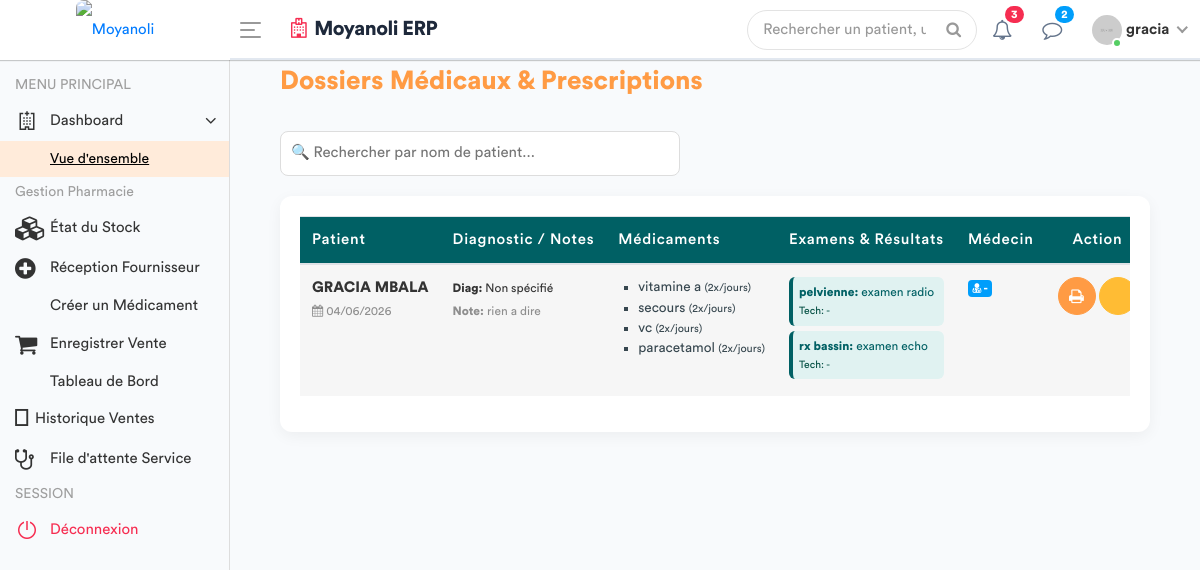
Page /ordonnances/liste/ (signed in) on the earlier database version.
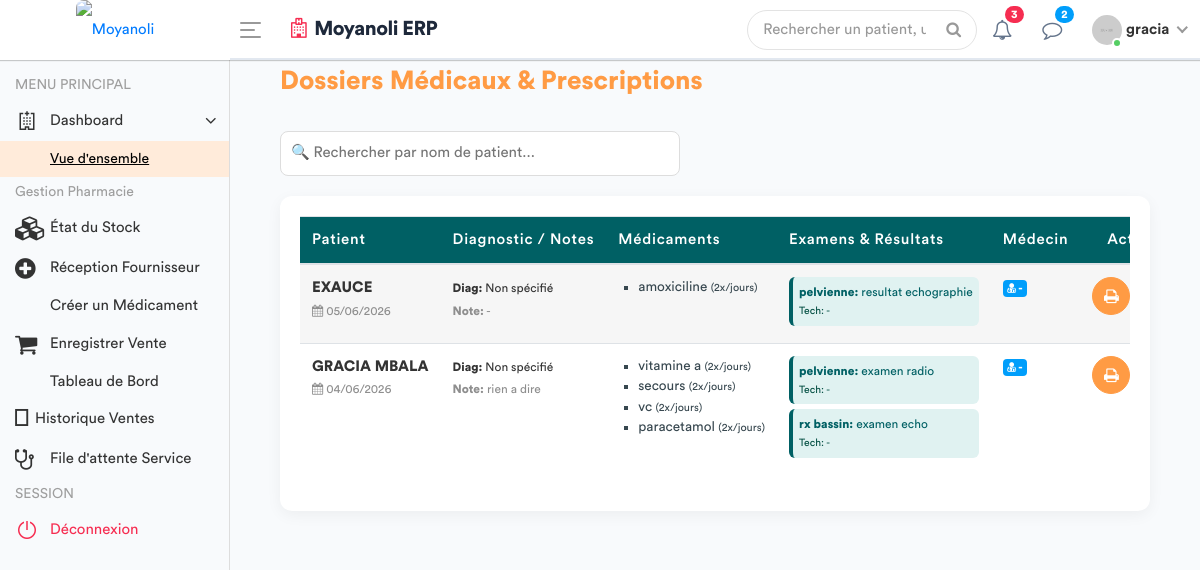
Same page on the later database version.
### apps/models.py (models this page shows, shortened)
class Ordonnance(models.Model):
    TYPE_CHOICES = [('URGENCE', 'Ordonnance d’Urgence'), ('DEFINITIVE', 'Ordonnance Définitive')]
    consultation = models.ForeignKey('Consultation', on_delete=models.CASCADE)
    date_prescrite = models.DateTimeField(default=timezone.now)
    type_ordonnance = models.CharField(max_length=20, choices=TYPE_CHOICES, default='URGENCE')
    diagnostic = models.CharField(max_length=255, blank=True)
    observation = models.TextField(blank=True)

class Consultation(models.Model):
    triage = models.OneToOneField(SigneVital, db_index=True, on_delete=models.CASCADE)
    medecin = models.ForeignKey(settings.AUTH_USER_MODEL, on_delete=models.SET_NULL, null=True)
    motif_consultation = models.TextField(verbose_name="Motif")
    histoire_maladie = models.TextField(verbose_name="Histoire de la maladie")
    examen_physique = models.TextField(verbose_name="Examen physique")
    complement_d_anamnese = models.CharField(max_length=200, null=True)
    hypothese_diagnostique = models.TextField(verbose_name="Hypothèse diagnostique")
    date_creation = models.DateTimeField(default=timezone.now)
    consultation_payee = models.BooleanField(default=False, verbose_name="Consultation payée")

class SigneVital(models.Model):
    patient = models.ForeignKey(Patient, on_delete=models.CASCADE)
    temperature = models.DecimalField(max_digits=4, decimal_places=1)
    poids = models.DecimalField(max_digits=5, decimal_places=2)
    tension_arterielle = models.CharField(max_length=10)
    frequence_cardiaque = models.IntegerField()
    frequence_respiratoire = models.IntegerField(null=True, blank=True)
    saturation_oxygene = models.IntegerField(null=True, blank=True)
    date_prelevement = models.DateTimeField(default=timezone.now)
    infirmier = models.ForeignKey(User, on_delete=models.SET_NULL, null=True)
    est_consulte = models.BooleanField(default=False)

class Patient(models.Model):
    TYPE_CHOICES = [
        ('SIMPLE', 'Patient Simple'),
        ('FIDELE', 'Patient Fidèle'),
        ('CONVENTIONNE', 'Patient Conventionné'),
    ]
    code_patient = models.CharField(max_length=20, unique=True, editable=False)
    noms = models.CharField(max_length=100)
    service = models.ForeignKey('Service', on_delete=models.PROTECT, related_name='patients', null=True)
    sexe = models.CharField(max_length=1, choices=[('M', 'Masculin'), ('F', 'Féminin')])
    age = models.CharField(max_length=30)
    adresse = models.TextField()
    telephone = models.CharField(max_length=20)
    type_patient = models.CharField(max_length=15, choices=TYPE_CHOICES, default='SIMPLE')
    a_carte_fidelite = models.BooleanField(default=False, verbose_name="Possède carte de fidélité")
    entreprise = models.ForeignKey('Entreprise', on_delete=models.SET_NULL, null=True, blank=True, verbose_name="Entreprise (si conventionné)")
    fiche_payee = models.BooleanField(default=False)
    created_by = models.ForeignKey(User, on_delete=models.SET_NULL, null=True, related_name='patients_crees')
    date_creation = models.DateTimeField(auto_now_add=True)
    date_modification = models.DateTimeField(auto_now=True)

class Medicament(models.Model):
    ordonnance = models.ForeignKey('Ordonnance', on_delete=models.CASCADE, related_name='medicaments')
    nom = models.CharField(max_length=255)
    posologie = models.CharField(max_length=255)
    duree = models.CharField(max_length=100)
    STATUT_CHOICES = [('EN_COURS', 'En cours'), ('STOPPE', 'Stoppé')]
    statut = models.CharField(max_length=20, choices=STATUT_CHOICES, default='EN_COURS')

class DemandeExamen(models.Model):
    STATUT = [
        ('EN_ATTENTE', 'En attente'),
        ('TERMINE', 'Terminé'),
        ('ANNULE', 'Annulé'),
    ]
    consultation = models.ForeignKey(Consultation, related_name='examens', on_delete=models.CASCADE)
    prestation = models.ForeignKey(Prestation, on_delete=models.PROTECT)
    indication = models.TextField(blank=True, help_text="Note du médecin pour le technicien")
    resultat = models.TextField(blank=True, null=True)
    image_resultat = models.ImageField(upload_to='resultats_examens/', blank=True, null=True)
    technicien = models.ForeignKey(
        settings.AUTH_USER_MODEL,
        related_name='examens_realises',
        on_delete=models.SET_NULL,
        null=True,
        blank=True
    )
    statut = models.CharField(max_length=20, choices=STATUT, default='EN_ATTENTE')
    date_demande = models.DateTimeField(default=timezone.now)
    date_realisation = models.DateTimeField(null=True, blank=True)
    quantite = models.PositiveIntegerField(default=1)

class Prestation(models.Model):
    CATEGORIES = [
        ('ADM', 'Administratif'),
        ('CONS', 'Consultation'),
        ('LABO', 'Laboratoire'),
        ('SOIN', 'Soins'),
        ('ECHO', 'Échographie'),
        ('RADIO', 'Radiologie'),
        ('MED', 'Acte Médical'),
        ('CHIR', 'Acte Chirurgical'),
        ('CONS_MAT', 'Consultation Maternité'), # Nouvelle catégorie
        ('MAT', 'Forfait Maternité / Accouchement'), # Catégorie existante
    ]
    libelle = models.CharField(max_length=200, verbose_name="Libellé")
    categorie = models.CharField(max_length=10, choices=CATEGORIES, verbose_name="Catégorie")
    prix = models.DecimalField(max_digits=10, decimal_places=2, default=Decimal('0.00'), verbose_name="Prix (USD)")
    valeur_normale = models.CharField(
        max_length=150, blank=True, null=True,
        verbose_name="Valeur Normale / Référence (Labo uniquement)",
        help_text="Ex: 70-110 mg/dl, Négatif, etc."
    )
    class Meta:
        verbose_name = "Prestation"
        verbose_name_plural = "Prestations"

### apps/views.py (the view)
# urls.py: path('ordonnances/liste/', views.liste_ordonnances_prescrites_view, name='liste_ordonnances'),
@login_required
def liste_ordonnances_prescrites_view(request):
    ordonnances = Ordonnance.objects.filter(type_ordonnance='DEFINITIVE').select_related(
        'consultation__triage__patient',
        'consultation__medecin'
    ).prefetch_related(
        'medicaments', # <--- CORRIGÉ ICI
        'consultation__examens__prestation',
        'consultation__examens__technicien'
    ).order_by('-id')
    role = Fonction.objects.filter(userKey=request.user).first()
    fonctionKey = role.fonctionKey.roleName if role and role.fonctionKey else None
    context = {
        'ordonnances': ordonnances,
        'fonctionKey': fonctionKey
    }
    return render(request, 'back-end/medecin/liste_ordonnances.html', context)

### apps/templates/back-end/medecin/liste_ordonnances.html (shortened to what this page needs)
<!DOCTYPE html>
{% load static %}
<html lang="fr">
<head>
    {% include 'back-end/includes/css.html' %}
</head>
<body>
    <div class="main-wrapper">
        {% include 'back-end/includes/header.html' %}
        {% include 'back-end/includes/sidebar.html' %}
        <div class="page-wrapper">
            <div class="content container-fluid">
                <div class="d-flex justify-content-between align-items-center mb-4 mt-3">
                    <h3 class="page-title text-primary font-weight-bold">Dossiers Médicaux & Prescriptions</h3>
                </div>
                <div class="search-container">
                    <input type="text" id="searchInput" class="search-box" onkeyup="filterTable()" placeholder="🔍 Rechercher par nom de patient...">
                </div>
                <div class="card">
                    <div class="card-body">
                        <div class="table-responsive">
                            <table class="table table-hover table-striped" id="ordonnanceTable">
                                <thead>
                                    <tr>
                                        <th>Patient</th>
                                        <th>Diagnostic / Notes</th>
                                        <th>Médicaments</th>
                                        <th>Examens & Résultats</th>
                                        <th>Médecin</th>
                                        <th class="text-center">Action</th>
                                    </tr>
                                </thead>
                                <tbody>
                                    {% for ord in ordonnances %}
                                    <tr>
                                        <td>
                                            <strong>{{ ord.consultation.triage.patient.noms }}</strong><br>
                                            <small class="text-muted"><i class="fa fa-calendar"></i> {{ ord.consultation.date_creation|date:"d/m/Y" }}</small>
                                        </td>
                                        <td>
                                            <small><strong>Diag:</strong> {{ ord.consultation.diagnostic_final|default:"Non spécifié" }}</small><br>
                                            <small class="text-muted"><strong>Note:</strong> {{ ord.observation|truncatechars:50|default:"-" }}</small>
                                        </td>
                                        <td>
                                            <ul class="med-list">
                                                {% for med in ord.medicaments.all %}
                                                    <li>{{ med.nom }} <small>({{ med.posologie }})</small></li>
                                                {% empty %}
                                                    <small class="text-muted">Aucun</small>
                                                {% endfor %}
                                            </ul>
                                        </td>
                                        <td>
                                            {% for ex in ord.consultation.examens.all %}
                                                <div class="badge-exam">
                                                    <strong>{{ ex.prestation.libelle }}:</strong> {{ ex.resultat|default:"En cours..." }}<br>
                                                    <span style="font-size: 0.65rem; color: #004d40;">Tech: {{ ex.technicien.noms|default:"-" }}</span>
                                                </div>
                                            {% empty %}
                                                <small class="text-muted">Aucun examen</small>
                                            {% endfor %}
                                        </td>
                                        <td>
                                            <span class="badge badge-info text-white">
                                                <i class="fa fa-user-md"></i> {{ ord.consultation.medecin.noms|default:"-" }}
                                            </span>
                                        </td>
                                        <td class="text-center">
                                            <a href="{% url 'imprimer_ordonnance' ord.id %}" target="_blank" class="btn btn-primary btn-action" title="Imprimer">
                                                <i class="fa fa-print"></i>
                                            </a>
                                            <a href="{% url 'modifier_ordonnance' ord.id %}" class="btn btn-warning btn-action text-white" title="Modifier">
                                            </a>
                                        </td>
                                    </tr>
                                    {% empty %}
                                    <tr>
                                        <td colspan="6" class="text-center py-4">Aucune ordonnance disponible.</td>
                                    </tr>
                                    {% endfor %}
                                </tbody>
                            </table>
                        </div>
                    </div>
                </div>
            </div>
        </div>
    </div>
</body>
</html>

### apps/templates/back-end/includes/header.html (shortened to what this page needs)
{% load static %}
<div class="header" style="background: #ffffff; border-bottom: 2px solid #e2e8f0;">
    <div class="header-left" style="background: #ffffff;">
        <a href="{% url 'home' %}" class="logo">
            <img src="{% static 'front-end/assets/dr/logo.jpeg' %}" width="45" height="45" alt="Moyanoli" style="border-radius: 8px;">
        </a>
    </div>
    <a id="toggle_btn" href="javascript:void(0);" style="color: #007bff;">
        <span class="bar-icon">
            <span></span>
            <span></span>
            <span></span>
        </span>
    </a>
    <div class="page-title-box">
        <h3 style="color: #1e293b; font-weight: 700; letter-spacing: -0.5px;">
            <i class="fa fa-hospital-o text-danger mr-2"></i>Moyanoli ERP
        </h3>
    </div>
    <ul class="nav user-menu">
        <li class="nav-item">
            <div class="top-nav-search">
                <form action="#">
                    <input class="form-control" type="text" placeholder="Rechercher un patient, un dossier...">
                    <button class="btn" type="submit"><i class="fa fa-search"></i></button>
                </form>
            </div>
        </li>
        <li class="nav-item dropdown">
            <a href="#" class="dropdown-toggle nav-link" data-toggle="dropdown">
                <i class="fa fa-bell-o" style="color: #64748b;"></i> <span class="badge badge-pill bg-danger">3</span>
            </a>
        </li>
        <li class="nav-item dropdown">
            <a href="#" class="dropdown-toggle nav-link" data-toggle="dropdown">
                <i class="fa fa-comment-o" style="color: #64748b;"></i> <span class="badge badge-pill bg-info">2</span>
            </a>
        </li>
        <li class="nav-item dropdown has-arrow main-drop">
            <a href="#" class="dropdown-toggle nav-link" data-toggle="dropdown">
                <span class="user-img">
                    <img src="{% static 'back-end/assets/img/profiles/avatar-21.jpg' %}" alt="">
                    <span class="status online"></span>
                </span>
                <span style="font-weight: 600;">{{ user.username }}</span>
            </a>
        </li>
    </ul>
</div>

Differences in the rows shown:
added Ordonnance: consultation.triage.patient.noms "EXAUCE", consultation.date_creation "05/06/2026", consultation.diagnostic_final "Non spécifié", observation "-", consultation.medecin.noms "-"
added Medicament: nom "amoxiciline", posologie "2x/jours", shown under "EXAUCE"
now on this page (row unchanged): DemandeExamen: prestation.libelle "pelvienne", resultat "resultat echographie", technicien.noms "-", shown under "EXAUCE"
